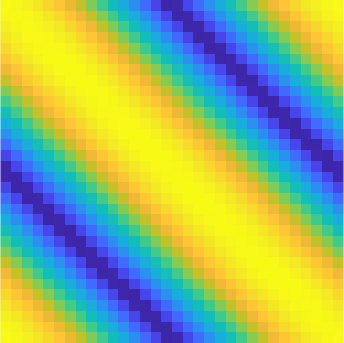
%> input picture shared/tof_noAnatomy.png, 344 x 343 px
$ octave --eval "result = myLoadImage;"   (GNU Octave 9; MATLAB toolbox functions it lacks are replaced by stand-ins)
%> lines starting %> are read from the running program, lines starting %| are printed output that depends on the picture
### tof_generator/eikonal/myNumDim.m
function dim = myNumDim(x)
%NUMDIM Return the number of matrix dimensions.
%
% DESCRIPTION:
%     numDim returns the number of dimensions of a matrix x. Unlike the
%     inbuilt ndims, singleton dimensions are not counted, so numDim
%     returns 1 for 1D vectors, 2 for 2D arrays, etc.
%
% USAGE:
%     dim = numDim(x)
%
% INPUTS:
%     x           - matrix with unknown number of dimensions
%
% OUTPUTS:
%     dim         - number of dimensions
%
% ABOUT:
%     author      - Bradley Treeby
%     date        - 29th April 2009
%     last update - 7th June 2017
%
% This function is part of the k-Wave Toolbox (http://www.k-wave.org)
% Copyright (C) 2009-2017 Bradley Treeby
%
% See also ndims

% This file is part of k-Wave. k-Wave is free software: you can
% redistribute it and/or modify it under the terms of the GNU Lesser
% General Public License as published by the Free Software Foundation,
% either version 3 of the License, or (at your option) any later version.
%
% k-Wave is distributed in the hope that it will be useful, but WITHOUT ANY
% WARRANTY; without even the implied warranty of MERCHANTABILITY or FITNESS
% FOR A PARTICULAR PURPOSE.  See the GNU Lesser General Public License for
% more details.
%
% You should have received a copy of the GNU Lesser General Public License
% along with k-Wave. If not, see <http://www.gnu.org/licenses/>.

% get the size collapsing any singleton dimensions
sz = size(squeeze(x));

% check for 1D vectors
if length(sz) > 2
    dim = length(sz);
elseif sz(1) == 1 || sz(2) == 1
    dim = 1;
else
    dim = 2;
end

% % alternate check for 1D vector in any dimension
% if max(sz) == prod(sz)
%     dim = 1;
% end

### tof_generator/eikonal/myLoadImage.m
function im = myLoadImage(filename)
    %LOADIMAGE Load an image file.
    %
    % DESCRIPTION:
    %     loadImage loads an external image file using imread and returns a
    %     two-dimensional image matrix scaled between 0 and 1. If a colour
    %     image is loaded, the colour channels are summed before scaling. If no
    %     input is given for filename, a selection dialog is invoked.
    %
    % USAGE:
    %     im = loadImage()
    %     im = loadImage(filename)
    %
    % OPTIONAL INPUTS:
    %     filename    - filename (and pathname if not in the same directory)
    %                   of the image to load
    %
    % OUTPUTS:
    %     im          - scaled image matrix
    %
    % ABOUT:
    %     author      - Bradley Treeby
    %     date        - 30th June 2009
    %     last update - 8th June 2017
    %
    % This function is part of the k-Wave Toolbox (http://www.k-wave.org)
    % Copyright (C) 2009-2017 Bradley Treeby
    %
    % See also imread, resize

    % This file is part of k-Wave. k-Wave is free software: you can
    % redistribute it and/or modify it under the terms of the GNU Lesser
    % General Public License as published by the Free Software Foundation,
    % either version 3 of the License, or (at your option) any later version.
    %
    % k-Wave is distributed in the hope that it will be useful, but WITHOUT ANY
    % WARRANTY; without even the implied warranty of MERCHANTABILITY or FITNESS
    % FOR A PARTICULAR PURPOSE.  See the GNU Lesser General Public License for
    % more details.
    %
    % You should have received a copy of the GNU Lesser General Public License
    % along with k-Wave. If not, see <http://www.gnu.org/licenses/>.

    % load the file if not selected
    if nargin == 0

        % get filename using gui
        [filename, pathname, filterindex] = uigetfile({'*.jpg; *.gif; *.bmp; *.png', 'Image Files (*.jpg, *.gif, *.bmp, *.png)'; '*.*',...
            'All Files (*.*)'}, 'Select data file', 'MultiSelect', 'off');
%> the answer given: ../../shared/tof_noAnatomy.png

        % check and end with an error if no file has been selected
        if filterindex == 0
            error('Please select a data file.');
        end

        % join pathname and filename
        filename = strcat(pathname, filename);

    end

    % extract the filetype
    split_filename = regexp(filename, '\.', 'split');
    filetype = lower(split_filename{2});

    % check the filetype
    if ~strcmp(filetype, 'jpg') && ~strcmp(filetype, 'bmp') && ~strcmp(filetype, 'gif')  && ~strcmp(filetype, 'png')
        disp('WARNING: image filetype may not be supported - see loadImage.m');
    end

    % load the image
    im = imread(filename);
%> im is the input picture: size 343x344x3 uint8; mean R, G, B 147.5, 178.6, 117.3

    % if there are multiple colour channels, sum them up
    if myNumDim(im) > 2
%> in myNumDim, `sz = size(squeeze(x));`: sz = [343 344 3]
        im = squeeze(double(im(:, :, 1)) + double(im(:, :, 2)) + double(im(:, :, 3)));
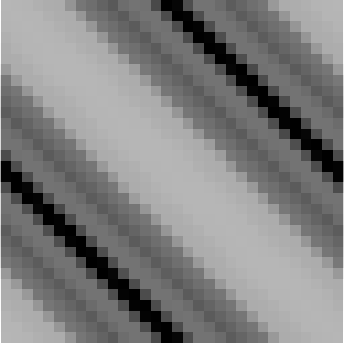
%> im: size 343x344 double; min 267, max 619, mean 443.4; drawn with min black and max white
    else
        im = double(im);
    end

    % scale pixel values from 0 -> 1
    im = max(im(:)) - im;
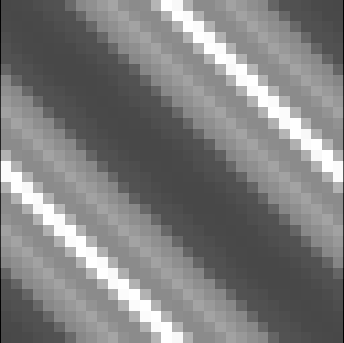
%> im: size 343x344 double; min 0, max 352, mean 175.6; drawn with min black and max white
    im = im .* (1 / max(im(:)));
end
